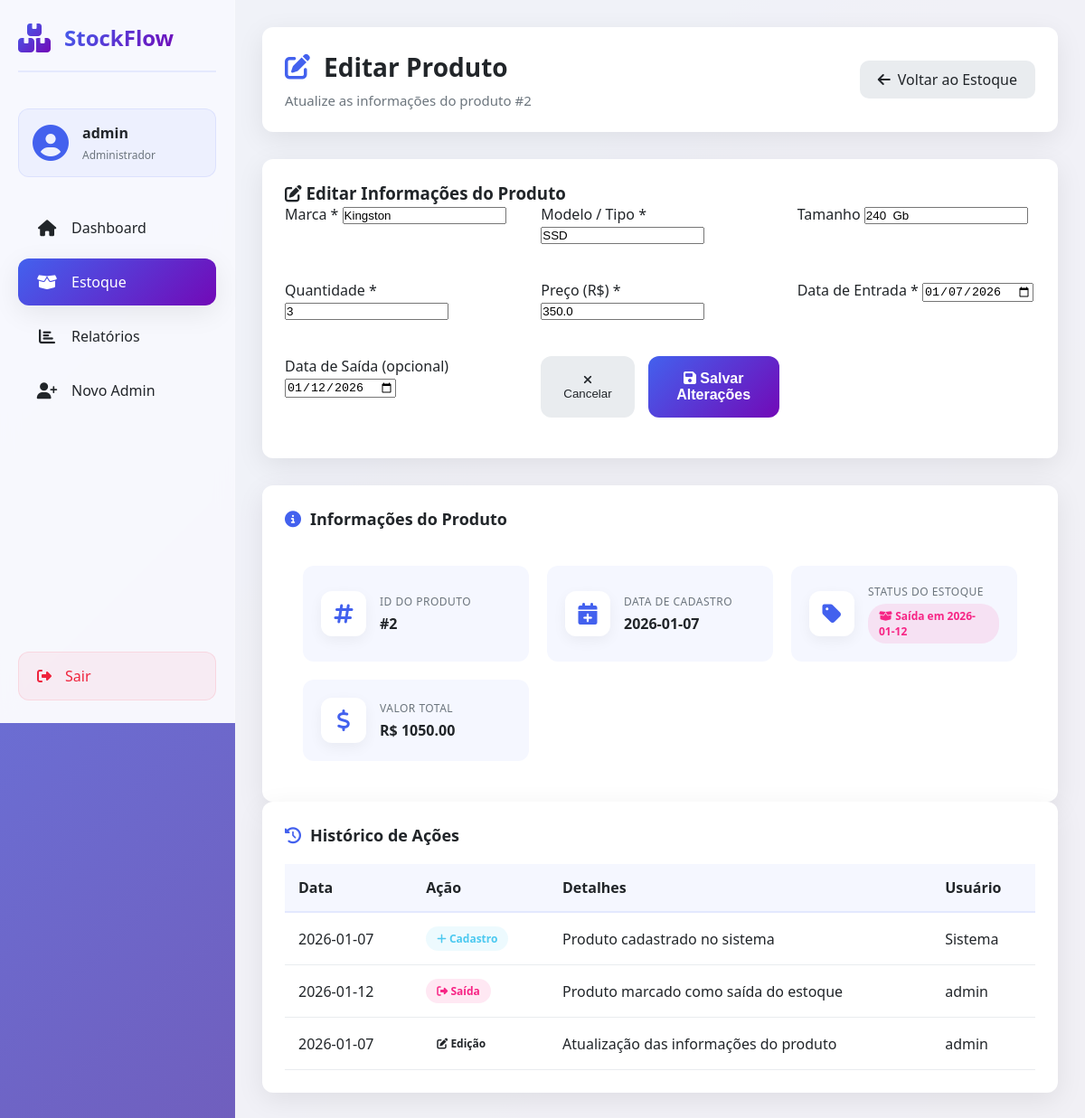
/editar_produto/2 (signed in), run on the app's committed database.
### tables this page shows
CREATE TABLE produtos (
    id INTEGER PRIMARY KEY AUTOINCREMENT,
    marca TEXT NOT NULL,
    modelo TEXT NOT NULL,
    tamanho TEXT,
    quantidade INTEGER NOT NULL,
    preco REAL NOT NULL,
    data_cadastro TEXT NOT NULL,
    data_saida TEXT
, data_entrada TEXT);

### app.py (the view, shortened to what this page needs)
@app.route("/editar_produto/<int:id>", methods=["GET", "POST"])
def editar_produto(id):
    if "user_id" not in session:
        return redirect(url_for("login"))
    db = get_db()
    produto = db.execute("SELECT * FROM produtos WHERE id = ?", (id,)).fetchone()
    db.close()
    if not produto:
        flash("Produto não encontrado", "error")
        return redirect(url_for("estoque"))
    return render_template("editar_produto.html", produto=produto)

### app.py (called while the page is built)
def get_db():
    conn = sqlite3.connect(DB_NAME)
    conn.row_factory = sqlite3.Row
    return conn

@app.context_processor
def inject_date():
    return {'date': date, 'datetime': datetime, 'hoje': date.today()}

### templates/editar_produto.html (shortened to what this page needs)
<!DOCTYPE html>
<html lang="pt-br">
<head>
    <link rel="stylesheet" href="{{ url_for('static', filename='styles.css') }}">
    <link rel="stylesheet" href="https://cdnjs.cloudflare.com/ajax/libs/font-awesome/6.4.0/css/all.min.css">
</head>
<body>
    <div class="container">
        <nav class="sidebar">
            <div class="logo">
                <i class="fas fa-boxes"></i>
                <h2>StockFlow</h2>
            </div>
            <div class="user-info">
                <i class="fas fa-user-circle"></i>
                <div>
                    <h3>{{ session.get('username', 'Usuário') }}</h3>
                    <p>Administrador</p>
                </div>
            </div>
            <ul class="nav-menu">
                <li>
                    <a href="{{ url_for('dashboard') }}">
                        <i class="fas fa-home"></i>
                        <span>Dashboard</span>
                    </a>
                </li>
                <li class="active">
                    <a href="{{ url_for('estoque') }}">
                        <i class="fas fa-box-open"></i>
                        <span>Estoque</span>
                    </a>
                </li>
                <li>
                    <a href="{{ url_for('relatorios') }}">
                        <i class="fas fa-chart-bar"></i>
                        <span>Relatórios</span>
                    </a>
                </li>
                <li>
                    <a href="{{ url_for('register') }}">
                        <i class="fas fa-user-plus"></i>
                        <span>Novo Admin</span>
                    </a>
                </li>
            </ul>
            <div class="logout-btn">
                <a href="{{ url_for('logout') }}">
                    <i class="fas fa-sign-out-alt"></i>
                    <span>Sair</span>
                </a>
            </div>
        </nav>
        <main class="main-content">
            <header class="header">
                <div class="header-title">
                    <h1><i class="fas fa-edit"></i> Editar Produto</h1>
                    <p>Atualize as informações do produto #{{ produto.id }}</p>
                </div>
                <div class="header-actions">
                    <a href="{{ url_for('estoque') }}" class="btn-secondary">
                        <i class="fas fa-arrow-left"></i> Voltar ao Estoque
                    </a>
                </div>
            </header>
            <div class="product-form animate">
                <h3><i class="fas fa-edit"></i> Editar Informações do Produto</h3>
                <form method="POST" class="form-grid">
                    <div class="form-group">
                        <label for="marca">Marca *</label>
                        <input type="text" id="marca" name="marca"
                               value="{{ produto.marca }}" required
                               placeholder="Ex: Nike, Adidas">
                    </div>
                    <div class="form-group">
                        <label for="modelo">Modelo / Tipo *</label>
                        <input type="text" id="modelo" name="modelo"
                               value="{{ produto.modelo }}" required
                               placeholder="Ex: Tênis, Camiseta">
                    </div>
                    <div class="form-group">
                        <label for="tamanho">Tamanho</label>
                        <input type="text" id="tamanho" name="tamanho"
                               value="{{ produto.tamanho or '' }}"
                               placeholder="Ex: P, M, G, 42">
                    </div>
                    <div class="form-group">
                        <label for="quantidade">Quantidade *</label>
                        <input type="number" id="quantidade" name="quantidade"
                               value="{{ produto.quantidade }}" required min="0"
                               placeholder="Quantidade em estoque">
                    </div>
                    <div class="form-group">
                        <label for="preco">Preço (R$) *</label>
                        <input type="number" step="0.01" id="preco" name="preco"
                               value="{{ produto.preco }}" required min="0"
                               placeholder="Preço unitário">
                    </div>
                    <div class="form-group">
                        <label for="data_entrada">Data de Entrada *</label>
                        <input type="date" id="data_entrada" name="data_entrada"
                               value="{{ produto.data_entrada }}" required>
                    </div>
                    <div class="form-group">
                        <label for="data_saida">Data de Saída (opcional)</label>
                        <input type="date" id="data_saida" name="data_saida"
                               value="{{ produto.data_saida or '' }}"
                               placeholder="Deixe em branco se ainda está em estoque">
                    </div>
                    <div class="form-actions">
                        <button type="button" onclick="window.history.back()" class="btn-secondary">
                            <i class="fas fa-times"></i> Cancelar
                        </button>
                        <button type="submit" class="btn-primary">
                            <i class="fas fa-save"></i> Salvar Alterações
                        </button>
                    </div>
                </form>
            </div>
            <div class="table-container animate">
                <div class="table-header">
                    <h3><i class="fas fa-info-circle"></i> Informações do Produto</h3>
                </div>
                <div class="info-grid">
                    <div class="info-card">
                        <div class="info-icon">
                            <i class="fas fa-hashtag"></i>
                        </div>
                        <div class="info-content">
                            <span class="info-label">ID do Produto</span>
                            <span class="info-value">#{{ produto.id }}</span>
                        </div>
                    </div>
                    <div class="info-card">
                        <div class="info-icon">
                            <i class="fas fa-calendar-plus"></i>
                        </div>
                        <div class="info-content">
                            <span class="info-label">Data de Cadastro</span>
                            <span class="info-value">{{ produto.data_cadastro }}</span>
                        </div>
                    </div>
                    <div class="info-card">
                        <div class="info-icon">
                            <i class="fas fa-tag"></i>
                        </div>
                        <div class="info-content">
                            <span class="info-label">Status do Estoque</span>
                            <span class="info-value">
                                {% if produto.data_saida %}
                                    <span class="badge badge-warning">
                                        <i class="fas fa-box-open"></i> Saída em {{ produto.data_saida }}
                                    </span>
                                {% else %}
                                    <span class="badge badge-success">
                                        <i class="fas fa-box"></i> Em Estoque
                                    </span>
                                {% endif %}
                            </span>
                        </div>
                    </div>
                    <div class="info-card">
                        <div class="info-icon">
                            <i class="fas fa-dollar-sign"></i>
                        </div>
                        <div class="info-content">
                            <span class="info-label">Valor Total</span>
                            <span class="info-value">
                                R$ {{ "%.2f"|format(produto.quantidade * produto.preco) }}
                            </span>
                        </div>
                    </div>
                </div>
            </div>
            <div class="table-container animate">
                <div class="table-header">
                    <h3><i class="fas fa-history"></i> Histórico de Ações</h3>
                </div>
                <div class="table-responsive">
                    <table>
                        <thead>
                            <tr>
                                <th>Data</th>
                                <th>Ação</th>
                                <th>Detalhes</th>
                                <th>Usuário</th>
                            </tr>
                        </thead>
                        <tbody>
                            <tr>
                                <td>{{ produto.data_cadastro }}</td>
                                <td>
                                    <span class="badge badge-success">
                                        <i class="fas fa-plus"></i> Cadastro
                                    </span>
                                </td>
                                <td>Produto cadastrado no sistema</td>
                                <td>Sistema</td>
                            </tr>
                            {% if produto.data_saida %}
                            <tr>
                                <td>{{ produto.data_saida }}</td>
                                <td>
                                    <span class="badge badge-warning">
                                        <i class="fas fa-sign-out-alt"></i> Saída
                                    </span>
                                </td>
                                <td>Produto marcado como saída do estoque</td>
                                <td>{{ session.get('username', 'Administrador') }}</td>
                            </tr>
                            {% endif %}
                            <tr>
                                <td id="current-date"></td>
                                <td>
                                    <span class="badge badge-info">
                                        <i class="fas fa-edit"></i> Edição
                                    </span>
                                </td>
                                <td>Atualização das informações do produto</td>
                                <td>{{ session.get('username', 'Administrador') }}</td>
                            </tr>
                        </tbody>
                    </table>
                </div>
            </div>
        </main>
    </div>
</body>
</html>

### data on the page
produtos: id "2", marca "Kingston", modelo "SSD", tamanho "240 Gb", quantidade "3", preco "350.0", data_entrada "01/07/2026", data_saida "01/12/2026", data_cadastro "2026-01-07", data_saida "2026-01-12", produto.quantidade*produto.preco "1050.00"

### other printed values
{{ session.get('username', 'Usuário') }} "admin"
{{ session.get('username', 'Administrador') }} "admin"
